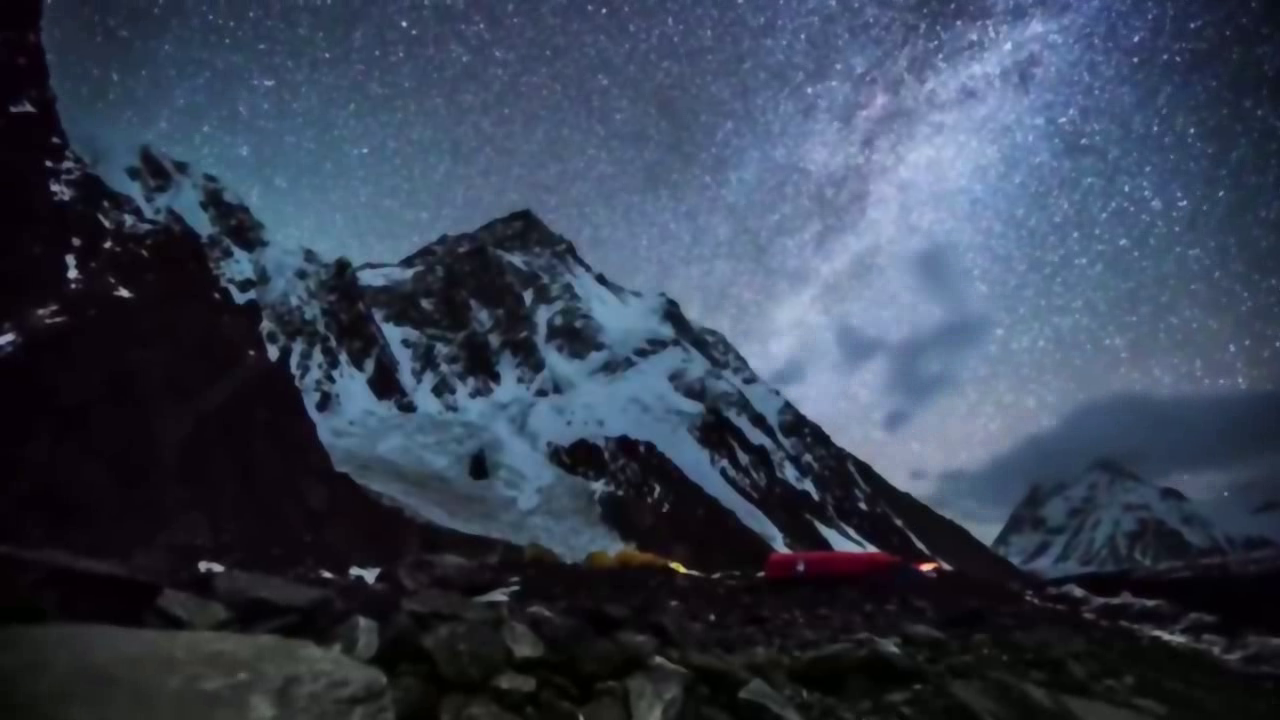
#> input picture frame 16 of results/baseline_demo.mp4, 1280 x 720 px, given in place of example.mp4, which was not available
$ python baseline_denoise.py
#> lines starting #> are read from the running program, lines starting #| are printed output that depends on the picture
import cv2
import numpy as np
import time
import os

VIDEO_IN = "data/sample_videos/example.mp4"
OUT_DIR = "results"
OUT_VIDEO = os.path.join(OUT_DIR, "baseline_demo.mp4")
METRICS = os.path.join(OUT_DIR, "metrics.txt")

os.makedirs(OUT_DIR, exist_ok=True)

cap = cv2.VideoCapture(VIDEO_IN)
if not cap.isOpened():
    print(f"ERROR: cannot open video {VIDEO_IN}")
    exit(1)

fourcc = cv2.VideoWriter_fourcc(*"mp4v")
fps = cap.get(cv2.CAP_PROP_FPS) or 30
w = int(cap.get(cv2.CAP_PROP_FRAME_WIDTH))
h = int(cap.get(cv2.CAP_PROP_FRAME_HEIGHT))
out = cv2.VideoWriter(OUT_VIDEO, fourcc, fps, (w * 2, h))

frame_count = 0
start_time = time.time()

print("Processing baseline denoise... (file input)")

while True:
    ret, frame = cap.read()
#> frame is the input picture: shape (720, 1280, 3); mean B, G, R 82.1, 64.1, 54.2
    if not ret:
        break

    gaussian = cv2.GaussianBlur(frame, (5, 5), 0)
    bilateral = cv2.bilateralFilter(gaussian, 9, 75, 75)

    combined = np.hstack((frame, bilateral))
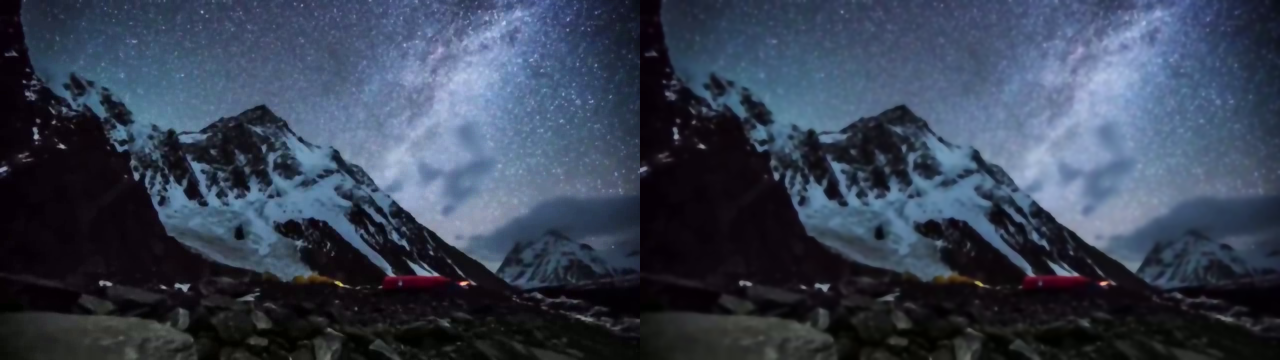
#> combined: shape (720, 2560, 3) (shown at 1/2 size); mean B, G, R 82.1, 64.1, 54.2
    out.write(combined)

    frame_count += 1

cap.release()
out.release()
elapsed = time.time() - start_time
fps_proc = frame_count / elapsed if elapsed > 0 else 0.0

print(f"Baseline done: frames={frame_count}, elapsed={elapsed:.2f}s, fps={fps_proc:.2f}")

with open(METRICS, "a") as f:
    f.write(f"[baseline] frames:{frame_count} elapsed:{elapsed:.2f} fps:{fps_proc:.2f}\n")

print(f"Saved: {OUT_VIDEO}")

$ run again, starting later in the video
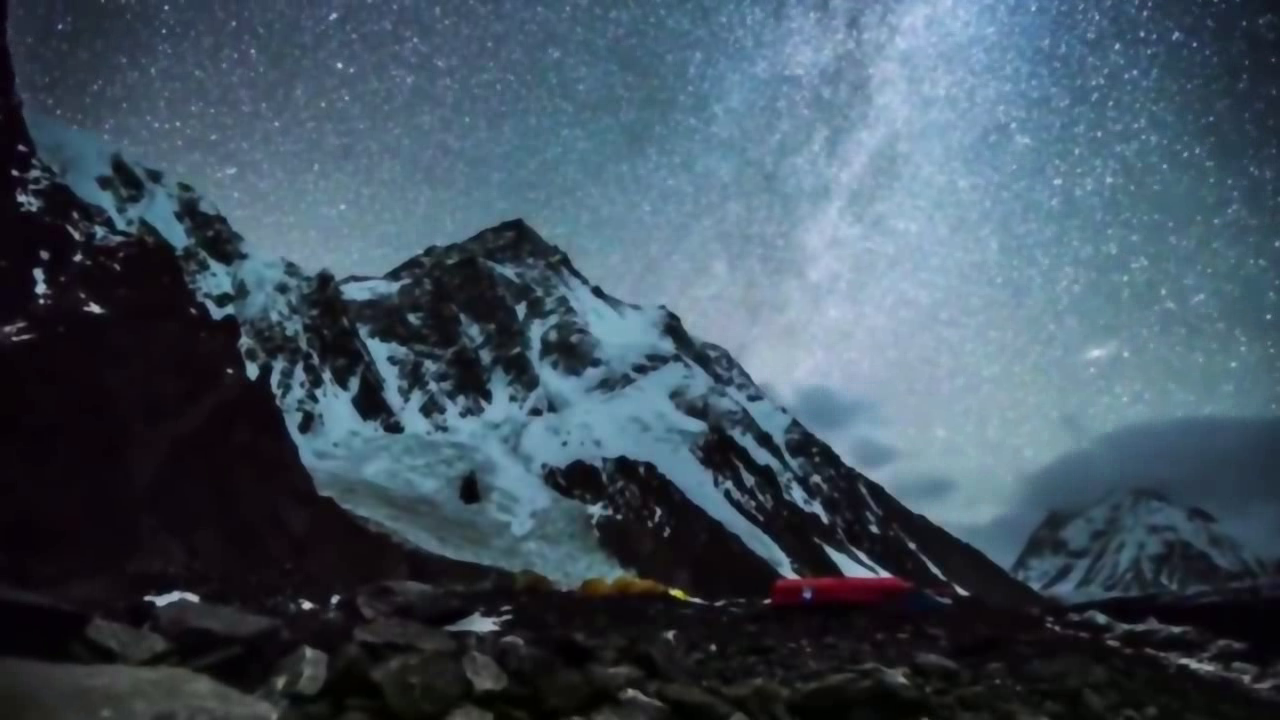
#> input picture frame 75 of results/baseline_demo.mp4, 1280 x 720 px, given in place of example.mp4, which was not available
#> frame is the input picture: shape (720, 1280, 3); mean B, G, R 94.3, 81, 64.7
#> `combined = np.hstack((frame, bilateral))`:
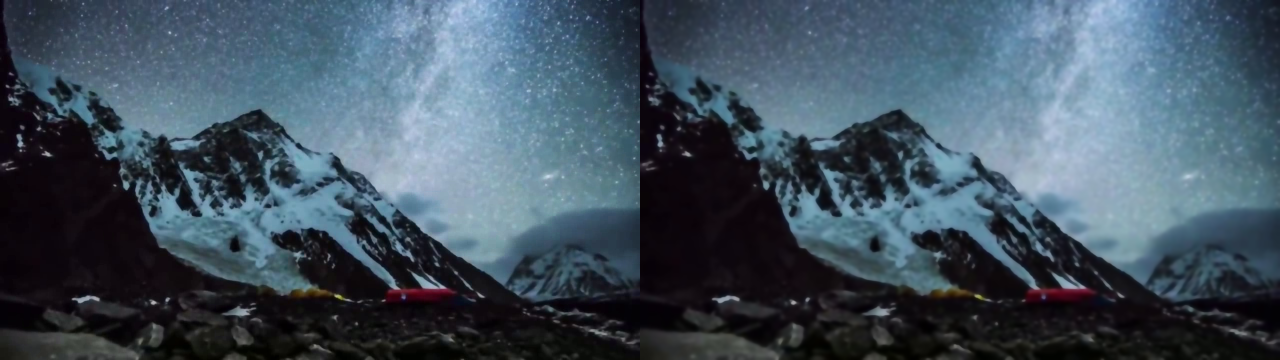
#> combined: shape (720, 2560, 3) (shown at 1/2 size); mean B, G, R 94.3, 81, 64.7

$ run again, starting later in the video
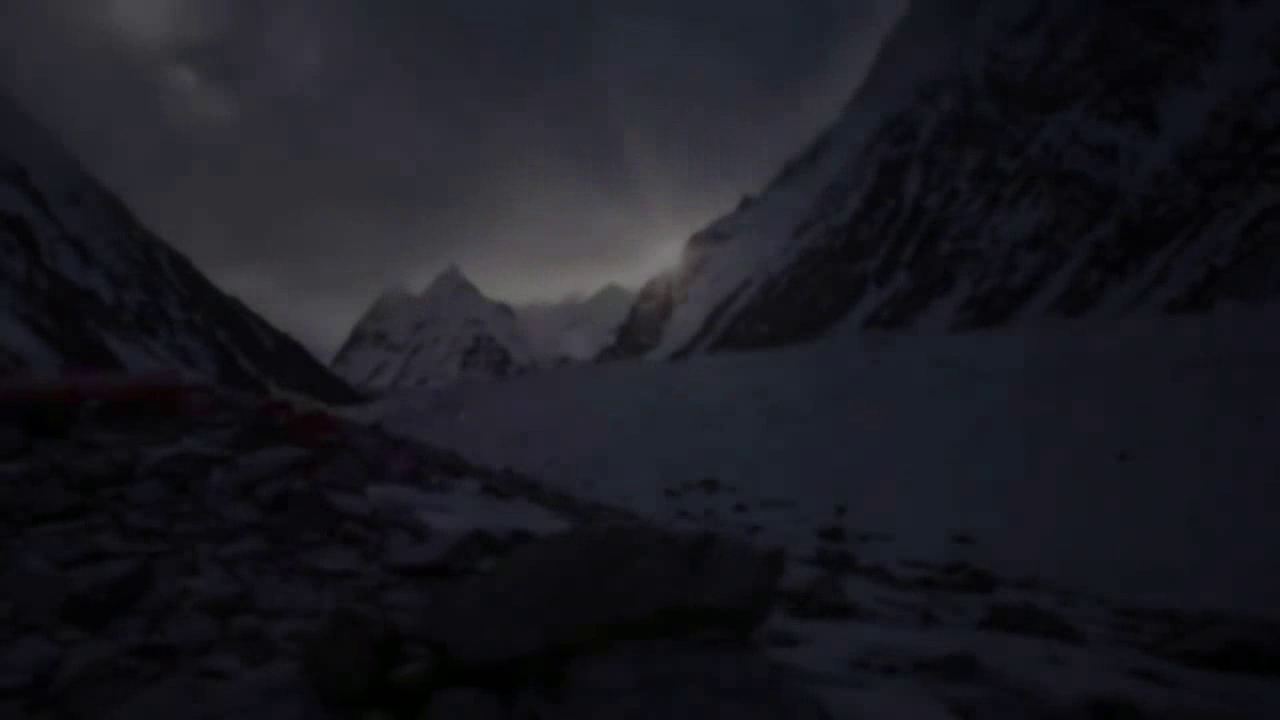
#> input picture frame 134 of results/baseline_demo.mp4, 1280 x 720 px, given in place of example.mp4, which was not available
#> frame is the input picture: shape (720, 1280, 3); mean B, G, R 33.2, 26.2, 26.4
#> `combined = np.hstack((frame, bilateral))`:
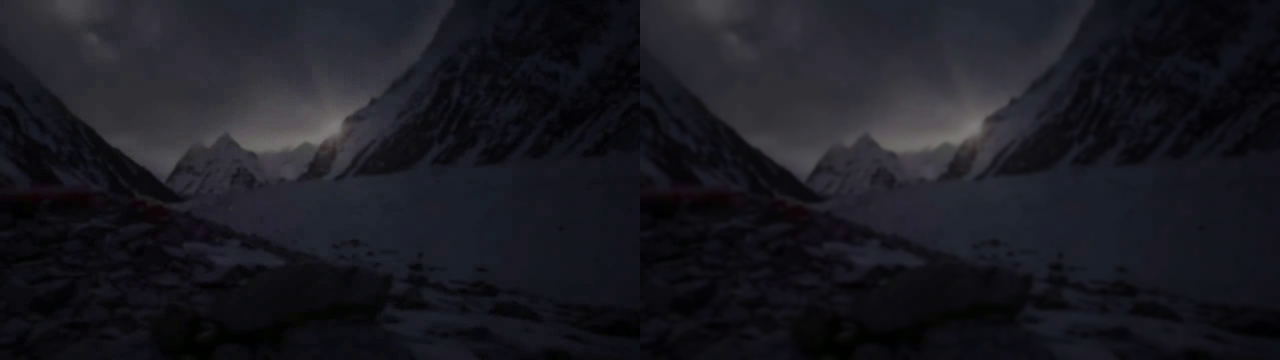
#> combined: shape (720, 2560, 3) (shown at 1/2 size); mean B, G, R 33.2, 26.2, 26.4
